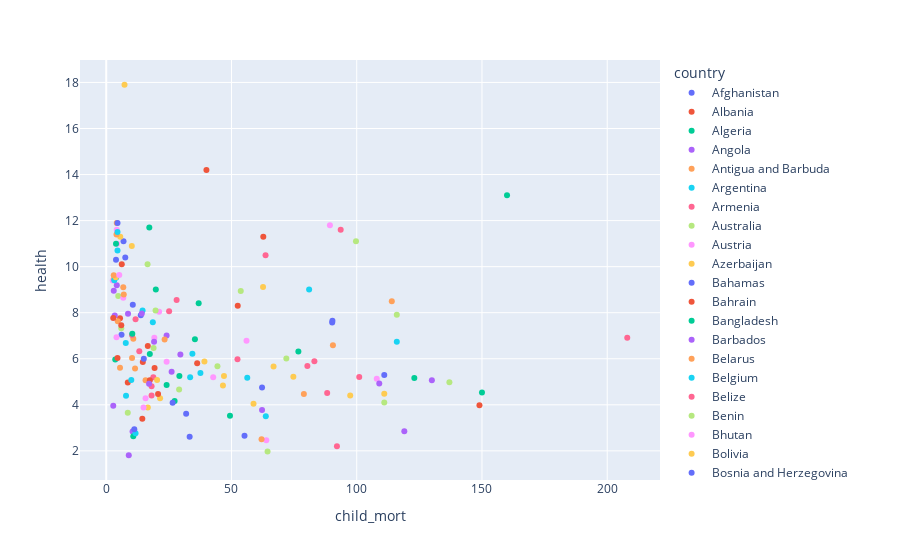

Notebook source saved alongside this figure:
### Code cell
#Get visualization for child mortality vs. health data for the various countries
exp.scatter(data_frame=df,x = 'child_mort',y = 'health',color='country')
